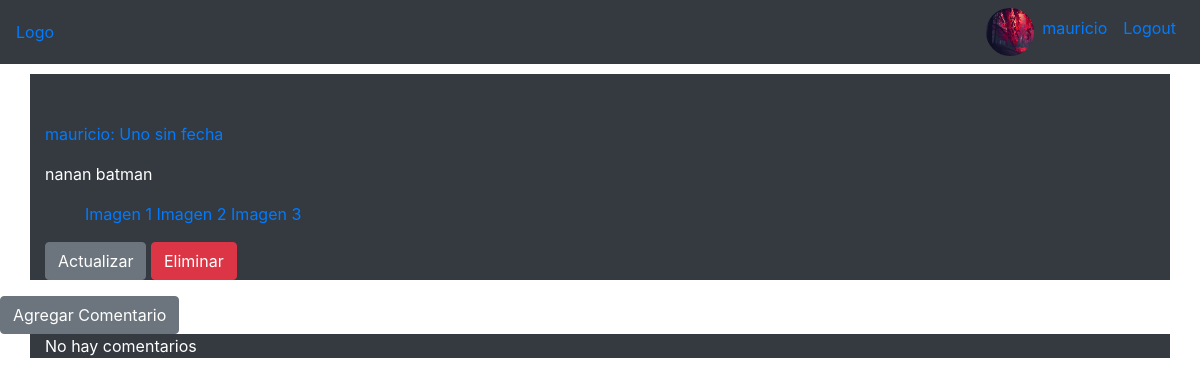
/post/11/ (signed in), run on an earlier commit of the app's database.
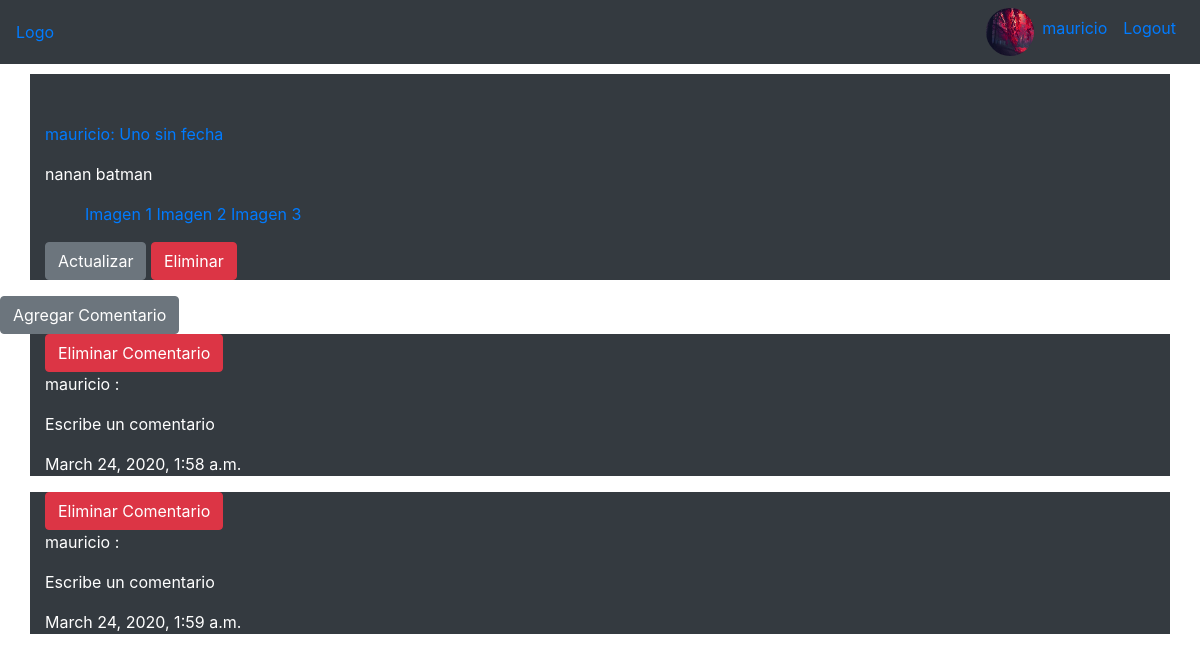
And on a later commit of the database.
### usuario/models.py (models this page shows, shortened)
class Perfil(models.Model):
	usuario = models.OneToOneField(User, on_delete=models.CASCADE)
	imagen_perfil = models.ImageField(default = 'default.jpg', upload_to = 'perfil_pics')
	nombres = models.CharField(max_length=100)
	apellidos = models.CharField(max_length=100)
	edad = models.IntegerField(
		default=1,
        validators=[MaxValueValidator(100), MinValueValidator(1)])
	carreras = models.ManyToManyField(blog_models.Carrera)
	bio = models.TextField(max_length = 500)

### blog/models.py (models this page shows, shortened)
class Post(models.Model):
	contenido = models.TextField()
	titulo = models.CharField(max_length = 1000)
	imagen1 = models.ImageField( upload_to = 'post_pics' , null=True, blank=True)
	imagen2 = models.ImageField( upload_to = 'post_pics' ,null=True, blank=True)
	imagen3 = models.ImageField( upload_to = 'post_pics' , null=True, blank=True)
	fecha_creacion = models.DateTimeField(default = timezone.now)
	autor = models.ForeignKey(User, on_delete=models.CASCADE)
	materia = models.ForeignKey('Materia', on_delete=models.CASCADE)

class Comentario(models.Model):
	autor = models.ForeignKey(User, on_delete=models.CASCADE)
	fecha_creacion = models.DateTimeField(default = timezone.now)
	contenido = models.TextField(default = 'Escribe un comentario')
	post = models.ForeignKey('Post', on_delete = models.CASCADE)
	imagen1 = models.ImageField(default = 'default.jpg', upload_to = 'comentario_pics')
	imagen2 = models.ImageField(default = 'default.jpg', upload_to = 'comentario_pics')
	imagen3 = models.ImageField(default = 'default.jpg', upload_to = 'comentario_pics')

### blog/views.py (the view)
# urls.py: path('post/<int:pk>/', PostDetailView.as_view(), name='post-detail'),
class PostDetailView(DetailView):
	model = Post

### blog/templates/blog/post_detail.html (shortened to what this page needs)
{% extends "blog/base.html" %}
{% block content %}
	<div class="container pt-5 bg-dark text-white">
	<p class="text-primary">{{ object.autor }}: {{object.titulo}}</p>
	<p> {{ object.contenido }} </p>
	<ul class="ul-horizontal">
		<li>
			{% if object.imagen1 %}
			<a target="_blank" href="{{object.imagen1.url}}">Imagen 1</a>
			{% endif %}
		</li>
		<li>
			{% if object.imagen2 %}
			<a target="_blank" href="{{object.imagen2.url}}">Imagen 2</a>
			{% endif %}
		</li>
		<li>
			{% if object.imagen3 %}
			<a target="_blank" href="{{object.imagen3.url}}">Imagen 3</a>
			{% endif %}
		</li>
	</ul>
	{% if object.autor == user %}
		<a class="btn btn-secondary"  href="{% url 'post-actualizar' object.id %}">Actualizar</a>
		<a class="btn btn-danger"  href="{% url 'post-eliminar' object.id %}">Eliminar</a>
	{% endif %}
	</div>
	<a class="btn btn-secondary"  href="{% url 'post-agregar-comentario' object.id %}">Agregar Comentario</a>
	{% if object.comentario_set.all %}
		{% for comentario in object.comentario_set.all %}
		<div class="container bg-dark text-white">
			{% if user == comentario.autor %}
				<a href="{% url 'eliminarComentario' comentario.id %}" class="btn btn-danger" >Eliminar Comentario</a>
			{% endif %}
			<p>{{ comentario.autor }} :</p>
			<p>{{ comentario.contenido }}</p>
			<p>{{ comentario.fecha_creacion }}</p>
		</div>
		{% endfor %}
	{% else %}
		<div class="container bg-dark text-white">
			<p>No hay comentarios</p>
		</div>
	{% endif %}
{% endblock %}

### blog/templates/blog/base.html (shortened to what this page needs)
{% load static %}
<!DOCTYPE html>
<html lang="en">
<head>
	<link rel="stylesheet" type="text/css" href="{% static 'blog/style.css' %}">
	<link rel="stylesheet" href="https://maxcdn.bootstrapcdn.com/bootstrap/4.0.0/css/bootstrap.min.css">
</head>
<body>
	<header class="site-header">
		<nav class="navbar navbar-expand-sm bg-dark justify-content-between">
			<a href="{% url 'blog-home' %}"> Logo </a>
			{% if request.user.is_authenticated %}
				<ul class="navbar-nav">
					<li class="nav-item">
						<a href="{% url 'perfil' %}">
							<img class="rounded-circle img-base" src="{{ user.perfil.imagen_perfil.url }}" >
						</a>
					</li>
					<li class="nav-item">
						<a class="nav-link" href="{% url 'perfil' %}">{{user.username}}</a>
					</li>
					<li class="nav-item">
						<a class="nav-link" href="{% url 'logout' %}">Logout</a>
					</li>
				</ul>
			{% endif %}
		</nav>
	</header>
	{% block content %}{% endblock %}
</body>
</html>

### blog/static/blog/style.css (style rules this page uses)
header { margin-bottom: 10px; }
.img-base { width: 3em; height: 3em; }
.ul-horizontal { display: block; }
.ul-horizontal>li { display: inline; }

What changed in the data, as far as the page shows it:
added Comentario: shows "Eliminar Comentario", autor "mauricio", contenido "Escribe un comentario", fecha_creacion "March 24, 2020, 1:58 a.m."
added Comentario: shows "Eliminar Comentario", autor "mauricio", contenido "Escribe un comentario", fecha_creacion "March 24, 2020, 1:59 a.m."
Also different on the page:
text no longer shown: "No hay comentarios"
